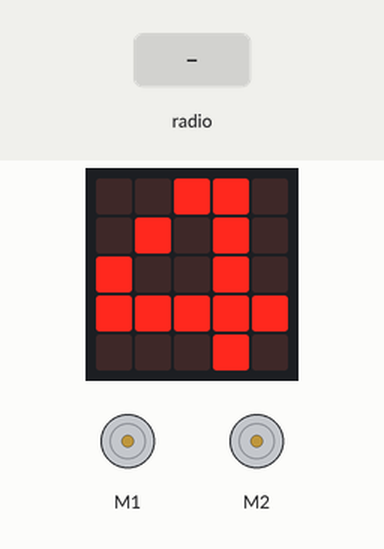
A program run on a simulated BBC micro:bit (MakeCode). Shown: the board's 5×5 LED display, 2 × DC motor (green arrow = forward, orange = backward, longer = faster). The inputs (shaded band) are chosen by the test bench.

Above: at 1.9 s.
2.0 s: radio message "throttle=100" arrives
At 2.8 s:
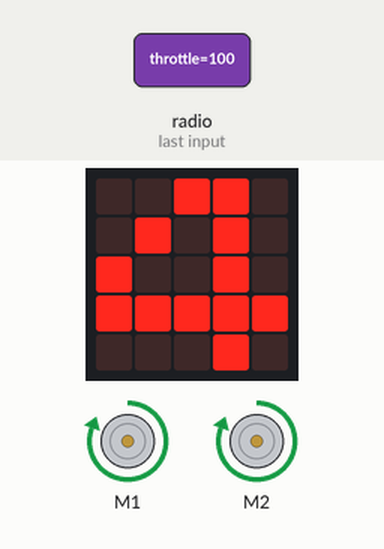
3.5 s: radio message "turn=100" arrives
At 4.0 s:
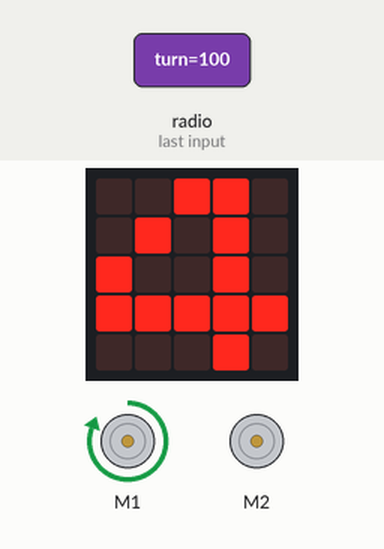
5.0 s: radio message "turn=1" arrives
At 6.2 s:
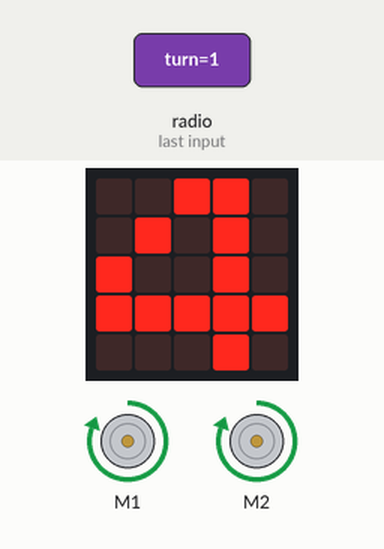
6.5 s: radio message "stop" arrives
At 7.7 s:
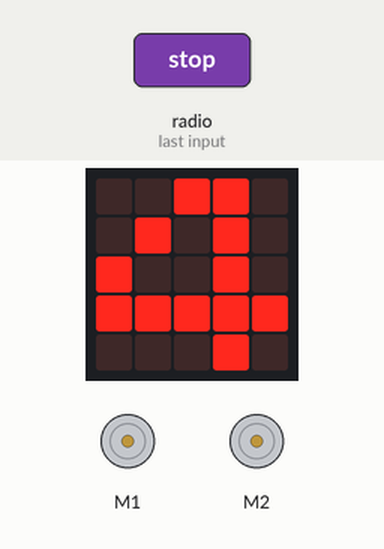
8.0 s: radio message "turn=100" arrives
At 8.9 s:
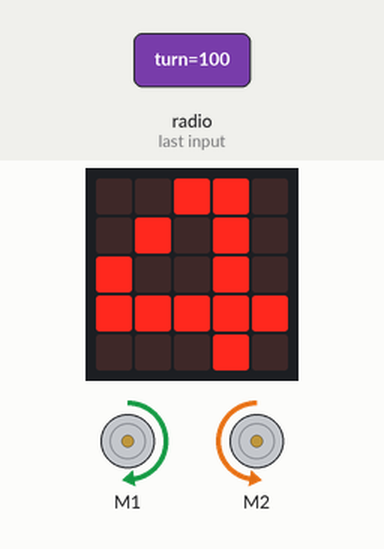
Timing chart, 0 to 10.5 s (numbered marks = the images above; inputs shaded):
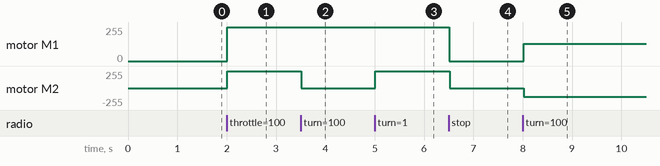

Measured:
- after the input at 2.0 s, motor M1, motor M2: stopped → forward 255/255 at once
- after the input at 3.5 s, motor M2: forward 255/255 → stopped at once
- after the input at 5.0 s, motor M2: stopped → forward 255/255 at once
- after the input at 6.5 s, motor M1, motor M2: forward 255/255 → stopped at once
- after the input at 8.0 s, motor M1: stopped → forward 128/255 at once; motor M2: stopped → backward 128/255 at once

The program:

main.ts
```typescript
radio.onReceivedString(function (receivedString) {
    if (receivedString == "stop") {
        globalSpeed = 0
        globalTurn = 0
    } else if (receivedString == "XfullForward") {
        globalSpeed = 100
        globalTurn = 0
    }
})
// Mottar enten «throttle» 10 eller -10
// Eller
// «turn» og fjernkontrollens sideveis horisontale vinkel/tilt.
radio.onReceivedValue(function (name, value) {
    if (name == "throttle") {
        globalSpeed += value
        if (globalSpeed > 99) {
            globalSpeed = 100
        }
        if (globalSpeed < -99) {
            globalSpeed = -100
        }
    } else if (name == "turn") {
        globalTurn = value
    }
})
let rightSpeed = 0
let leftSpeed = 0
let reverse = 0
let speed = 0
let turn = 0
let globalSpeed = 0
let globalTurn = 0
radio.setGroup(99)
bitbot.select_model(BBModel.XL)
globalTurn = 0
globalSpeed = 0
basic.showNumber(4)
loops.everyInterval(20, function () {
    // Bruke lokale variabler
    turn = globalTurn
    speed = globalSpeed
    if (speed < 0) {
        speed = 0 - speed
        reverse = 1
    } else if (speed == 0) {
        if (turn < -10) {
            bitbot.move(BBMotor.Left, BBDirection.Reverse, (0 - turn) / 2)
            bitbot.move(BBMotor.Right, BBDirection.Forward, (0 - turn) / 2)
        } else if (turn > 10) {
            bitbot.move(BBMotor.Left, BBDirection.Forward, turn / 2)
            bitbot.move(BBMotor.Right, BBDirection.Reverse, turn / 2)
        } else {
            bitbot.stop(BBStopMode.Coast)
        }
    } else {
        reverse = 0
    }
    leftSpeed = speed
    rightSpeed = speed
    // Left turn
    if (turn < -5) {
        // Make turn a positive value
        turn = 0 - turn
        // Set leftSpeed to speed - turn percent of speed
        leftSpeed = speed - turn / 100 * speed
    } else if (turn > 5) {
        // Set leftSpeed to set rightSpeed to speed - turn percent of speed
        rightSpeed = speed - turn / 100 * speed
    }
    // forward
    if (reverse) {
        bitbot.move(BBMotor.Left, BBDirection.Reverse, leftSpeed)
        bitbot.move(BBMotor.Right, BBDirection.Reverse, rightSpeed)
    } else if (speed != 0) {
        bitbot.move(BBMotor.Left, BBDirection.Forward, leftSpeed)
        bitbot.move(BBMotor.Right, BBDirection.Forward, rightSpeed)
    }
    reverse = 0
    speed = 0
})
```

test.ts
```typescript
// testene settes inn her; disse vil ikke kompilert så lenge denne pakken blir brukt som en utvidelse.
```
